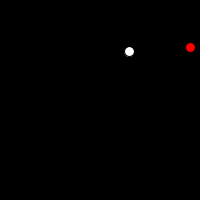
Frame 1 (no input)
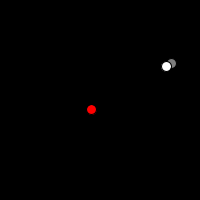
Frame 60 (the mouse pressed at the canvas centre just before this capture)
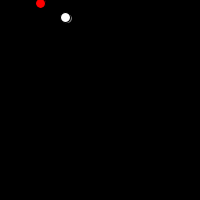
Frame 120 (the mouse held since frame 60 and released just before this capture)

The Processing sketch that drew these frames (run headless with seeded random() and noise(); from frame 60 on, the mouse is pressed at the canvas centre):

// Processing sketch: processing_181187
// ── processing_181187.pde

/*
Linear Tweening

Calculate tween for a given starting point, ending point and duration

In this example, the ball's speed varies with distance, but the duration of its movement remains constant.

Based on Robert Penner's highly informative chapter on tweening: http://robertpenner.com/easing/penner_chapter7_tweening.pdf

*/

int duration = 500; //how long the transition should last, in milliseconds
int starttime;      //when did the transition start

float startX, startY;  //where did we start?
float currX, currY;  //where are we now?
float destX, destY;  //where are we going?

void setup(){
  size(200,200);
  
  //some random initial values
   startX = random(width);
   startY = random(height);
   destX = random(width);
   destY = random(height);
   currX = startX;
   currY = startY;
   
  starttime = millis();  //we start now
}

void draw(){
  background(0,0,0);
  
  //show the starting + ending positions
  fill(125,125,125);
  ellipse(startX, startY, 10,10);
  fill(255,0,0);
  ellipse(destX, destY, 10,10);
  
  if( millis() < starttime + duration ){  //are we done yet?
    fill(255,255,255);
    ellipse(currX, currY, 10,10);  //draw the current position
    
    //calculate velocity
    float xVelocity = (destX - startX) / duration;
    float yVelocity = (destY - startY) / duration;
    
    //calculate position (current position + velocity * elapsed time)
    currX = startX + xVelocity * (millis() - starttime);
    currY = startY + yVelocity * (millis() - starttime);
  }
  else{ 
    //create a new destination and start again
    startX = destX;
    startY = destY;
    destX = random(width);
    destY = random(height);
    starttime = millis();
  }
}
